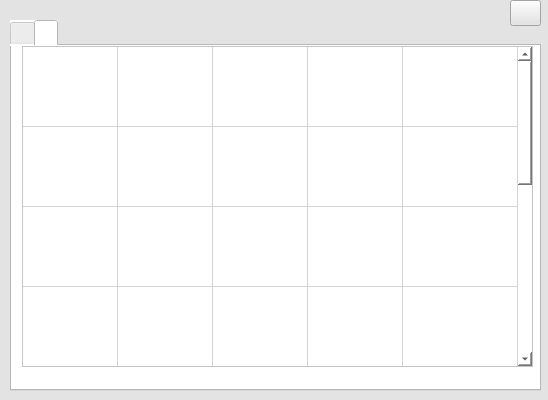
<?xml version="1.0" encoding="UTF-8"?>
<ui version="4.0">
 <class>MyEmotionWidget</class>
 <widget class="QWidget" name="MyEmotionWidget">
  <property name="geometry">
   <rect>
    <x>0</x>
    <y>0</y>
    <width>548</width>
    <height>400</height>
   </rect>
  </property>
  <property name="windowTitle">
   <string>Form</string>
  </property>
  <property name="styleSheet">
   <string notr="true">background-color: rgb(227, 227, 227);</string>
  </property>
  <widget class="QTabWidget" name="tabWidget">
   <property name="geometry">
    <rect>
     <x>10</x>
     <y>20</y>
     <width>531</width>
     <height>371</height>
    </rect>
   </property>
   <property name="styleSheet">
    <string notr="true">background-color: rgb(255, 255, 255);
</string>
   </property>
   <property name="currentIndex">
    <number>1</number>
   </property>
   <widget class="QWidget" name="tab">
    <attribute name="icon">
     <iconset resource="../res.qrc">
      <normaloff>:/表情包.svg</normaloff>:/表情包.svg</iconset>
    </attribute>
    <attribute name="title">
     <string/>
    </attribute>
    <widget class="QTableWidget" name="tableWidget">
     <property name="geometry">
      <rect>
       <x>0</x>
       <y>10</y>
       <width>521</width>
       <height>321</height>
      </rect>
     </property>
     <property name="rowCount">
      <number>12</number>
     </property>
     <property name="columnCount">
      <number>10</number>
     </property>
     <attribute name="horizontalHeaderVisible">
      <bool>false</bool>
     </attribute>
     <attribute name="horizontalHeaderMinimumSectionSize">
      <number>45</number>
     </attribute>
     <attribute name="horizontalHeaderDefaultSectionSize">
      <number>50</number>
     </attribute>
     <attribute name="horizontalHeaderHighlightSections">
      <bool>true</bool>
     </attribute>
     <attribute name="horizontalHeaderStretchLastSection">
      <bool>true</bool>
     </attribute>
     <attribute name="verticalHeaderVisible">
      <bool>false</bool>
     </attribute>
     <attribute name="verticalHeaderMinimumSectionSize">
      <number>30</number>
     </attribute>
     <attribute name="verticalHeaderDefaultSectionSize">
      <number>45</number>
     </attribute>
     <row/>
     <row/>
     <row/>
     <row/>
     <row/>
     <row/>
     <row/>
     <row/>
     <row/>
     <row/>
     <row/>
     <row/>
     <column/>
     <column/>
     <column/>
     <column/>
     <column/>
     <column/>
     <column/>
     <column/>
     <column/>
     <column/>
    </widget>
   </widget>
   <widget class="QWidget" name="tab_2">
    <attribute name="icon">
     <iconset resource="../res.qrc">
      <normaloff>:/收藏.svg</normaloff>:/收藏.svg</iconset>
    </attribute>
    <attribute name="title">
     <string/>
    </attribute>
    <widget class="QTableWidget" name="tableWidget_2">
     <property name="geometry">
      <rect>
       <x>10</x>
       <y>0</y>
       <width>511</width>
       <height>321</height>
      </rect>
     </property>
     <property name="rowCount">
      <number>7</number>
     </property>
     <property name="columnCount">
      <number>5</number>
     </property>
     <attribute name="horizontalHeaderVisible">
      <bool>false</bool>
     </attribute>
     <attribute name="horizontalHeaderMinimumSectionSize">
      <number>80</number>
     </attribute>
     <attribute name="horizontalHeaderDefaultSectionSize">
      <number>95</number>
     </attribute>
     <attribute name="horizontalHeaderHighlightSections">
      <bool>true</bool>
     </attribute>
     <attribute name="horizontalHeaderStretchLastSection">
      <bool>true</bool>
     </attribute>
     <attribute name="verticalHeaderVisible">
      <bool>false</bool>
     </attribute>
     <attribute name="verticalHeaderDefaultSectionSize">
      <number>80</number>
     </attribute>
     <row/>
     <row/>
     <row/>
     <row/>
     <row/>
     <row/>
     <row/>
     <column/>
     <column/>
     <column/>
     <column/>
     <column/>
    </widget>
   </widget>
  </widget>
  <widget class="QPushButton" name="pushButton">
   <property name="geometry">
    <rect>
     <x>510</x>
     <y>0</y>
     <width>31</width>
     <height>26</height>
    </rect>
   </property>
   <property name="styleSheet">
    <string notr="true">image: url(:/res/pic/删除2.png);</string>
   </property>
   <property name="text">
    <string/>
   </property>
  </widget>
 </widget>
 <resources>
  <include location="../res.qrc"/>
 </resources>
 <connections/>
</ui>
